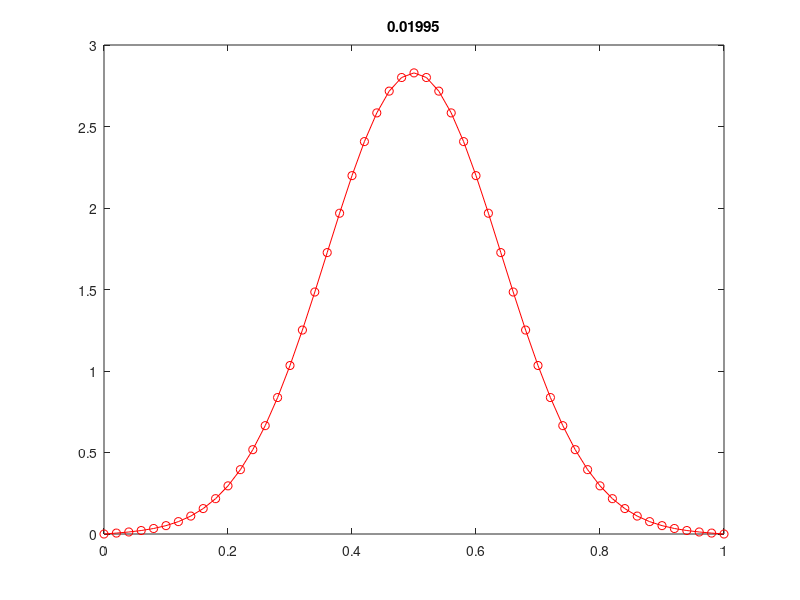

MATLAB code for this plot:
clear

kappa=1/2;   % thermal conductivity
tau=1e-4/2;  % time-step
h=0.02;    % spatial-step

% Extent of the system
x=0:h:1;
m=length(x);

% Matrix for the second-derivative term
D=-2*eye(m);
D=D+diag(ones(m-1,1),+1);
D=D+diag(ones(m-1,1),-1);
D=D*kappa*tau/(h*h);

% Boundary conditions (Dirichlet; i.e. constant value)
D(1,:)=0;
D(m,:)=0;

% The update matrix
A=eye(m) + D;

% Initial conditions
temp=zeros(m,1);
temp(round(m/2))=1/h;

time=0;
% midTemp=temp(round(m/2));
% midTime=time;
% midATemp=(1/sqrt(4*pi*kappa*time));
while (time<=0.02)
    plot(x,temp,'ro-')   % plot the temperature
    title(time)          % display current time
    pause(0)

    time=time+tau;   % update the time
    temp=A*temp;     % update the temperature
%     midTemp(end+1)=temp(round(m/2));
%     midATemp(end+1)=(1/sqrt(4*pi*kappa*time));
%     midTime(end+1)=time;
end

% semilogy(midTime,midTemp,'r-',midTime,midATemp,'b-')
% 
% plot(x,temp,'ro-',x,sin(pi.*x)*tau,'bx--')
% max(temp)